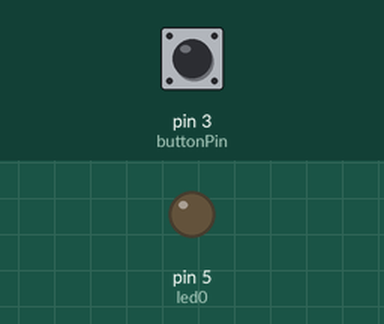
This sketch was run on a simulated Arduino Uno, built with avr-gcc and run on an emulated ATmega328P. Parts: output pins drawn as LEDs (lit = HIGH). The inputs (shaded band) are chosen by the test bench; at power-on: pin 3 (buttonPin) HIGH.

Above: at 1.2 s.
1.3 s: pin 3 (buttonPin) pulled LOW for 0.25 s
At 1.5 s:
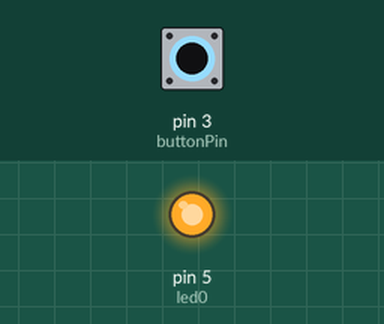
3.1 s: pin 3 (buttonPin) pulled LOW for 3.2 s
At 7.6 s:
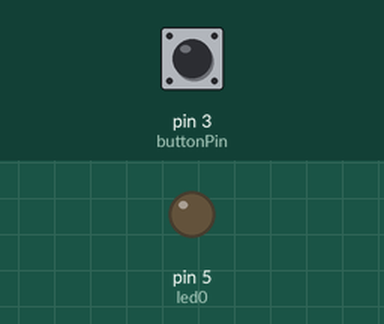
Timing chart, 0 to 9.1 s (numbered marks = the images above; inputs shaded):
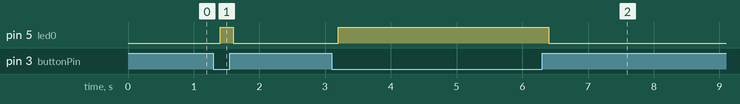

Measured:
- after the input at 1.3 s, pin 5 (led0): LOW → HIGH after 0.10 s, → LOW 0.20 s later
- after the input at 3.1 s, pin 5 (led0): LOW → HIGH after 0.10 s, → LOW 3.2 s later

The sketch:

005_EXERCICI_04.ino
```cpp
/**********************************************************************************************************************
**                                                                                                                   **
**                                                              TÍTOL:005_EXERCICI_04                                **
**                                                                                                                   **
**                                                                                                                   **
**  NOM: AYOUB BENCHINE DOGHMI                                                                      DATA: 15/12/2021 **
**********************************************************************************************************************/
//****************************************************** INCLUDE ******************************************************


//****************************************************** VARIABLES ****************************************************
const byte led0 = 5;          // donar nom al pin 5 de l’Arduino
const byte buttonPin = 3;     // donar nom al pin 2 de l’Arduino
byte buttonState = 0;         // per guardar l’estat en que és troba el button

//****************************************************** SETUP ********************************************************
void setup()
{
  pinMode(led0, OUTPUT);     // definir el pin 5 com una sortida
  pinMode(buttonPin, INPUT); // definir el pin 2 com una entrada
}

//****************************************************** LOOP *********************************************************
void loop()
{
        buttonState = digitalRead(buttonPin);  //llegir l’estat del button i gardar-lo
  if (buttonState == 0)  //polsador premut, muntat amb Pull-up
  {
  digitalWrite(led0, HIGH);    // posar a 5V el pin 5
  }
  else   //polsador no premut, muntat amb Pull-up
  {
   digitalWrite(led0, LOW);    // posar a 5V el pin 5
  }
  delay(200);  //per no estar llegint button molt ràpid
}


//****************************************************** FUNCIONS *****************************************************
```
